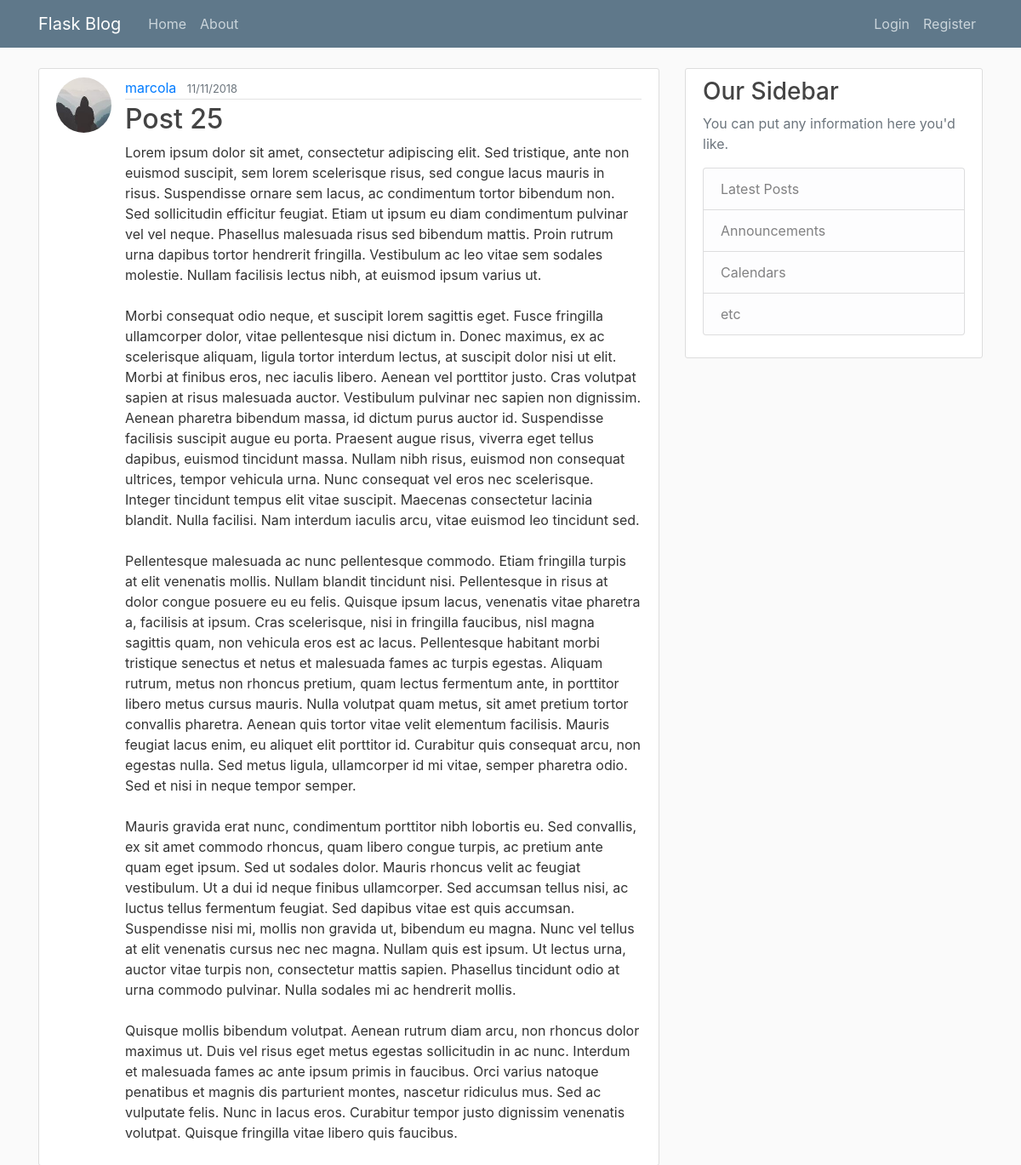
Page /post/24 on the committed database.
### flaskblog/models.py (models this page shows, shortened)
class User(db.Model, UserMixin):
    id          = db.Column(db.Integer, primary_key=True)
    username    = db.Column(db.String(20), unique=True, nullable=False)
    email       = db.Column(db.String(120), unique=True, nullable=False)
    image_file  = db.Column(db.String(20), nullable=False, default="default.jpg")
    password    = db.Column(db.String(60), nullable=False)
    posts       = db.relationship("Post", backref="author", lazy=True)

class Post(db.Model):
    id          = db.Column(db.Integer, primary_key=True)
    title       = db.Column(db.String(100), nullable=False)
    date_posted = db.Column(db.DateTime, nullable=False, default=datetime.utcnow)
    content     = db.Column(db.Text, nullable=False)
    user_id     = db.Column(db.Integer, db.ForeignKey('user.id'), nullable=False)

### flaskblog/posts/routes.py (the view)
@posts.route("/post/<int:post_id>")
def post(post_id):
    post = Post.query.get_or_404(post_id)
    return render_template("post.html", title=post.title, post=post)

### flaskblog/templates/post.html (shortened to what this page needs)
{% extends "layout.html" %}
{% block content %}
    <article class="media content-section">
        <img class="rounded-circle article-img" src="{{ url_for('static', filename='profile_pics/'+post.author.image_file) }}">
        <div class="media-body">
            <div class="article-metadata">
                <a class="mr-2" href="{{ url_for('users.user_posts', username=post.author.username) }}">{{ post.author.username }}</a>
                <small class="text-muted">{{ post.date_posted.strftime('%d/%m/%Y') }}</small>
            </div>
            <h2 class="article-title">{{ post.title }}</h2>
            <p class="article-content">{{ post.content }}</p>
        </div>
    </article>
{% endblock content %}

### flaskblog/static/main.css (style rules this page uses)
body { background: #fafafa; color: #333333; margin-top: 5rem; }
h1, h2, h3, h4, h5, h6 { color: #444444; }
.content-section { background: #ffffff; padding: 10px 20px; border: 1px solid #dddddd; border-radius: 3px; margin-bottom: 20px; }
.article-title { color: #444444; }
.article-content { white-space: pre-line; }
.article-img { height: 65px; width: 65px; margin-right: 16px; }
.article-metadata { padding-bottom: 1px; margin-bottom: 4px; border-bottom: 1px solid #e3e3e3 }

### rows in the picture
User: image_file (picture), author.username "marcola"
Post: date_posted "11/11/2018", title "Post 25", content "Lorem ipsum dolor sit amet, consectetur adipiscing elit. Sed tristique, ante non euismod suscipit, sem lorem scelerisque risus, sed congue lacus mauris in risus. Suspendisse ornare sem lacus, ac condimentum tortor bibendum non. Sed sollicitudin efficitur feugiat. Etiam ut ipsum eu diam condimentum pulvinar vel vel neque. Phasellus malesuada risus sed bibendum mattis. Proin rutrum urna dapibus tortor hendrerit fringilla. Vestibulum ac leo vitae sem sodales molestie. Nullam facilisis lectus nibh, at euismod ipsum varius ut. Morbi consequat odio neque, et suscipit lorem sagittis eget. Fusce fringilla ullamcorper dolor, vitae pellentesque nisi dictum in. Donec maximus, ex ac scelerisque…"
